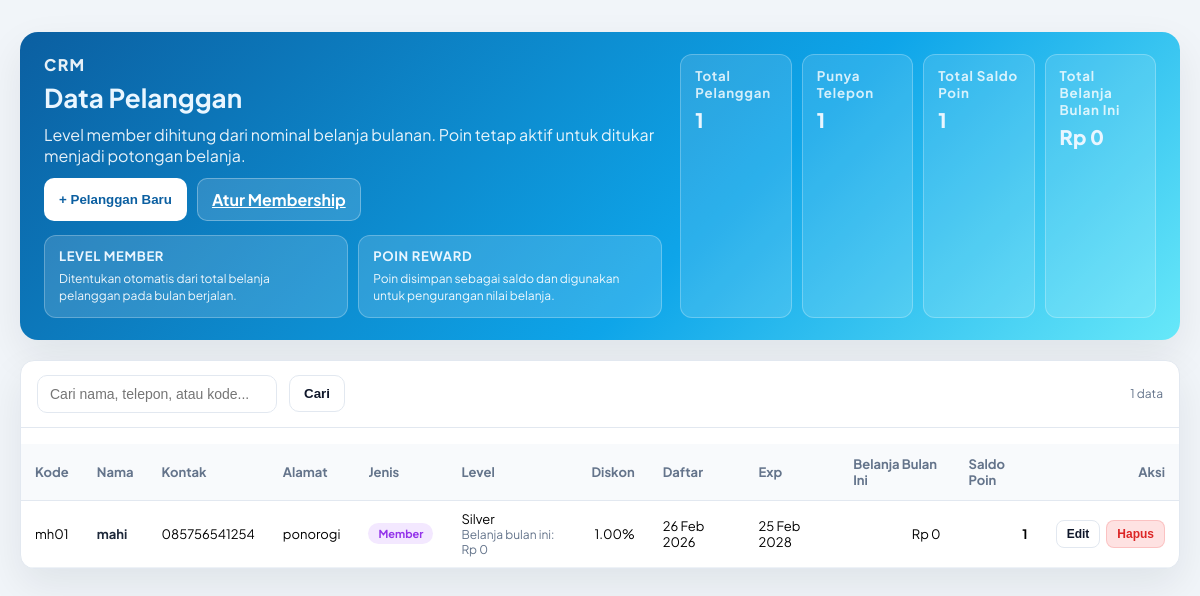
/admin/pelanggan/index.php (signed in), run on the app's committed database.
### tables this page shows
CREATE TABLE `pelanggan` (
  `pelanggan_id` bigint(20) NOT NULL AUTO_INCREMENT,
  `toko_id` bigint(20) NOT NULL,
  `nama_pelanggan` varchar(150) NOT NULL,
  `telepon` varchar(50) DEFAULT NULL,
  `flat_diskon` decimal(5,2) DEFAULT 0.00,
  `dibuat_pada` timestamp NOT NULL DEFAULT current_timestamp(),
  `deleted_at` timestamp NULL DEFAULT NULL,
  `kode_pelanggan` varchar(50) DEFAULT NULL,
  `alamat` text DEFAULT NULL,
  `jenis_customer` varchar(50) DEFAULT NULL,
  PRIMARY KEY (`pelanggan_id`),
  KEY `fk_pelanggan_toko` (`toko_id`),
  KEY `idx_pelanggan_nama` (`nama_pelanggan`),
  CONSTRAINT `fk_pelanggan_toko` FOREIGN KEY (`toko_id`) REFERENCES `toko` (`toko_id`) ON DELETE CASCADE
);

### inc/db.php (called while the page is built, shortened)
<?php
class Database {
    private $conn;
    public function __construct($host, $user, $pass, $name, $port = 3306) {
        $this->conn = new mysqli($host, $user, $pass, $name, $port);
        $this->conn->set_charset("utf8mb4");
    }
    public function prepare($sql) {
        return $this->conn->prepare($sql);
    }
}
$pos_db = new Database(DB_POS_HOST, DB_POS_USER, DB_POS_PASS, DB_POS_NAME, DB_POS_PORT);

### public/admin/pelanggan/index.php (the view, shortened to what this page needs)
<?php
require_once '../../.../../../inc/db.php';
require_once '../../.../../../inc/auth.php';
$db = $pos_db;
$toko_id = (int)($_SESSION['toko_id'] ?? 0);
$q = trim($_GET['q'] ?? '');
function fetch_all(mysqli_stmt $stmt): array {
    $res = $stmt->get_result();
    return $res ? $res->fetch_all(MYSQLI_ASSOC) : [];
}
$where = ["p.toko_id = ?", "p.deleted_at IS NULL"];
$types = 'i';
$params = [$toko_id];
$sql = "SELECT p.pelanggan_id, p.kode_pelanggan, p.nama_pelanggan, p.telepon, p.alamat,
               p.jenis_customer, p.flat_diskon, p.dibuat_pada,
               ml.nama_level as kelompok_harga,
               pt.tanggal_daftar, pt.masa_berlaku, pt.exp, pt.masa_tenggang,
               pt.exp_poin, pt.poin_awal, pt.poin_akhir, pt.poin as poin_saat_ini,
               COALESCE(pb.total_belanja_bulan, 0) AS total_belanja_bulan
        FROM pelanggan p
        LEFT JOIN pelanggan_toko pt ON pt.pelanggan_id = p.pelanggan_id AND pt.toko_id = p.toko_id AND pt.deleted_at IS NULL
        LEFT JOIN member_level ml ON ml.level_id = pt.level_id AND ml.toko_id = p.toko_id
        LEFT JOIN (
            SELECT pelanggan_id, toko_id, SUM(total_akhir) AS total_belanja_bulan
            FROM penjualan
            WHERE pelanggan_id IS NOT NULL
              AND DATE_FORMAT(dibuat_pada, '%Y-%m') = DATE_FORMAT(CURRENT_DATE(), '%Y-%m')
            GROUP BY pelanggan_id, toko_id
        ) pb ON pb.pelanggan_id = p.pelanggan_id AND pb.toko_id = p.toko_id
        WHERE ".implode(' AND ', $where)."
        ORDER BY p.nama_pelanggan ASC";
$stmt = $db->prepare($sql);
$stmt->bind_param($types, ...$params);
$stmt->execute();
$pelanggan = fetch_all($stmt);
$totalPlg = count($pelanggan);
$withPhone = array_sum(array_map(fn($p)=> $p['telepon'] ? 1 : 0, $pelanggan));
$totalPoin = array_sum(array_map(fn($p)=> intval($p['poin_saat_ini'] ?? 0), $pelanggan));
$totalBelanjaBulan = array_sum(array_map(fn($p)=> (float)($p['total_belanja_bulan'] ?? 0), $pelanggan));
function displayDate($val) {
    return date('d M Y', strtotime($val));
}
function displayNum($val, $isDecimal = false) {
    if ($isDecimal) return number_format(floatval($val), 2);
    return number_format(intval($val));
}
?>
<div class="page">
    <div class="container">
        <div class="hero">
            <div>
                <p style="letter-spacing:0.08em;font-weight:800;margin:0;">CRM</p>
                <h1>Data Pelanggan</h1>
                <p>Level member dihitung dari nominal belanja bulanan. Poin tetap aktif untuk ditukar menjadi potongan belanja.</p>
                <div class="hero-actions">
                    <button class="btn btn-primary" onclick="openModal()">+ Pelanggan Baru</button>
                    <a href="../pelanggan_toko/index.php" class="btn btn-ghost">Atur Membership</a>
                </div>
                <div class="concept-strip">
                    <div class="concept-card">
                        <h4>Level Member</h4>
                        <p>Ditentukan otomatis dari total belanja pelanggan pada bulan berjalan.</p>
                    </div>
                    <div class="concept-card">
                        <h4>Poin Reward</h4>
                        <p>Poin disimpan sebagai saldo dan digunakan untuk pengurangan nilai belanja.</p>
                    </div>
                </div>
            </div>
            <div class="metrics">
                <div class="metric">
                    <small>Total Pelanggan</small>
                    <div class="metric-value"><?=number_format($totalPlg)?></div>
                </div>
                <div class="metric">
                    <small>Punya Telepon</small>
                    <div class="metric-value"><?=number_format($withPhone)?></div>
                </div>
                <div class="metric">
                    <small>Total Saldo Poin</small>
                    <div class="metric-value"><?=number_format($totalPoin)?></div>
                </div>
                <div class="metric">
                    <small>Total Belanja Bulan Ini</small>
                    <div class="metric-value">Rp <?=number_format($totalBelanjaBulan, 0, ',', '.')?></div>
                </div>
            </div>
        </div>
        <div class="panel">
            <form class="toolbar" method="get">
                <div class="toolbar-left">
                    <input type="text" name="q" value="<?=htmlspecialchars($q)?>" placeholder="Cari nama, telepon, atau kode...">
                    <button type="submit" class="btn btn-outline">Cari</button>
                </div>
                <div class="toolbar-right">
                    <span class="meta"><?=count($pelanggan)?> data</span>
                </div>
            </form>
            <div class="table-wrap">
                <table>
                    <thead>
                        <tr>
                            <th>Kode</th>
                            <th>Nama</th>
                            <th>Kontak</th>
                            <th>Alamat</th>
                            <th>Jenis</th>
                            <th>Level</th>
                            <th>Diskon</th>
                            <th>Daftar</th>
                            <th>Exp</th>
                            <th>Belanja Bulan Ini</th>
                            <th>Saldo Poin</th>
                            <th style="text-align:right">Aksi</th>
                        </tr>
                    </thead>
                    <tbody>
                        <?php foreach($pelanggan as $p):
                            $badgeClass = match($p['jenis_customer'] ?? '') {
                                'Retail' => 'badge-retail',
                                'Grosir' => 'badge-grosir',
                                'Reseller' => 'badge-reseller',
                                'Member' => 'badge-member',
                                default => 'badge-none'
                            };
                        ?>
                        <tr>
                            <td><?=htmlspecialchars($p['kode_pelanggan'] ?: '-')?></td>
                            <td class="name"><?=htmlspecialchars($p['nama_pelanggan'])?></td>
                            <td>
                                <?=htmlspecialchars($p['telepon'] ?: '-')?>
                            </td>
                            <td><?=nl2br(htmlspecialchars($p['alamat'] ?: '-'))?></td>
                            <td><span class="badge <?=$badgeClass?>"><?=htmlspecialchars($p['jenis_customer'] ?: '-')?></span></td>
                            <td>
                                <?=htmlspecialchars($p['kelompok_harga'] ?: '-')?>
                                <div class="meta">Belanja bulan ini: Rp <?=number_format((float)($p['total_belanja_bulan'] ?? 0), 0, ',', '.')?></div>
                            </td>
                            <td class="text-right"><?=displayNum($p['flat_diskon'], true)?>%</td>
                            <td><?=displayDate($p['tanggal_daftar'])?></td>
                            <td><?=displayDate($p['exp'])?></td>
                            <td class="text-right">Rp <?=number_format((float)($p['total_belanja_bulan'] ?? 0), 0, ',', '.')?></td>
                            <td class="text-right"><strong><?=number_format($p['poin_saat_ini'] ?? 0)?></strong></td>
                            <td>
                                <div class="actions">
                                    <button class="btn btn-outline btn-xs" onclick="editPelanggan(<?=$p['pelanggan_id']?>)">Edit</button>
                                    <button class="btn btn-danger btn-xs" onclick="deletePelanggan(<?=$p['pelanggan_id']?>)">Hapus</button>
                                </div>
                            </td>
                        </tr>
                        <?php endforeach; ?>
                    </tbody>
                </table>
            </div>
        </div>
    </div>
</div>

### public/admin/pelanggan/index.php (style rules this page uses)
.page { padding:32px 20px 48px; }
.container { max-width: 1400px; margin:0 auto; }
.hero { background: linear-gradient(135deg, #0b5fa1 0%, #0ea5e9 60%, #67e8f9 100%); color:#eaf6ff; padding:22px 24px; border-radius:18px; display:grid; grid-template-columns: 1.3fr 1fr; gap:18px; box-shadow: var(--shadow); }
.hero h1 { margin:6px 0 10px; font-size:26px; }
.hero p { margin:0 0 12px; color:rgba(255,255,255,0.9); }
.hero-actions { display:flex; gap:10px; flex-wrap:wrap; }
.btn { padding:10px 14px; border-radius:10px; border:1px solid transparent; font-weight:700; cursor:pointer; transition:.2s ease; display:inline-flex; align-items:center; gap:8px; }
.btn-primary { background:#fff; color:#0b5fa1; }
.btn-ghost { background:rgba(255,255,255,0.14); color:#fff; border-color:rgba(255,255,255,0.3); }
.btn-outline { background:#fff; color:#0f172a; border:1px solid var(--border); }
.btn-danger { background:#fee2e2; color:#dc2626; border-color:rgba(239,68,68,0.2); }
.metrics { display:grid; grid-template-columns: repeat(4,minmax(0,1fr)); gap:10px; }
.metric { background: rgba(255,255,255,0.12); border:1px solid rgba(255,255,255,0.25); border-radius:12px; padding:12px 14px; }
.metric small { color:rgba(255,255,255,0.8); letter-spacing:0.06em; font-weight:700; }
.metric-value { font-size:20px; font-weight:800; margin-top:6px; }
.concept-strip { margin-top:14px; display:grid; grid-template-columns:1fr 1fr; gap:10px; }
.concept-card { background:rgba(255,255,255,0.14); border:1px solid rgba(255,255,255,0.25); border-radius:12px; padding:12px 14px; }
.concept-card h4 { margin:0 0 6px; font-size:13px; letter-spacing:0.05em; text-transform:uppercase; }
.concept-card p { margin:0; font-size:12px; line-height:1.45; color:rgba(255,255,255,0.92); }
.panel { margin-top:20px; background:var(--card); border:1px solid var(--border); border-radius:14px; box-shadow: var(--shadow); overflow:hidden; }
.toolbar { padding:14px 16px; border-bottom:1px solid var(--border); display:flex; gap:12px; align-items:center; flex-wrap:wrap; justify-content:space-between; }
.toolbar-left { display:flex; gap:12px; align-items:center; }
.toolbar input { padding:10px 12px; border:1px solid var(--border); border-radius:10px; min-width:240px; font-size:14px; }
.table-wrap { overflow:auto; max-height:600px; }
table { width:100%; border-collapse:collapse; font-size:13px; }
thead th { text-align:left; padding:12px 14px; background:#f8fafc; color:var(--muted); border-bottom:1px solid var(--border); position:sticky; top:0; z-index:10; }
tbody td { padding:10px 14px; border-bottom:1px solid #eef2f6; vertical-align:middle; }
.name { font-weight:700; color:#1e293b; }
.meta { color:var(--muted); font-size:12px; }
.badge { padding:4px 10px; border-radius:999px; font-weight:700; font-size:11px; display:inline-block; }
.badge-member { background:#f3e8ff; color:#9333ea; }
.actions { display:flex; gap:6px; justify-content:flex-end; }
.btn-xs { padding:6px 10px; font-size:12px; border-radius:8px; }
.text-right { text-align:right; }

### data on the page
pelanggan: telepon "1", kode_pelanggan "mh01", nama_pelanggan "mahi", telepon "085756541254", alamat "ponorogi", jenis_customer "Member", kelompok_harga "Silver", total_belanja_bulan "0", flat_diskon "1.00", tanggal_daftar "26 Feb 2026", exp "25 Feb 2028", poin_saat_ini "1"

### other printed values
$totalPlg "1"
$totalPoin "1"
$totalBelanjaBulan "0"
count($pelanggan) "1"
